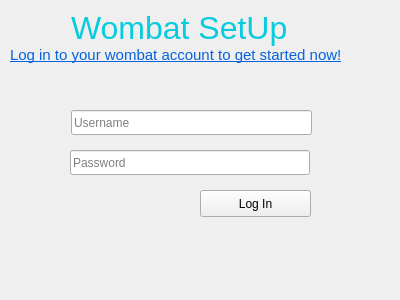
<?xml version="1.0" encoding="UTF-8"?>
<ui version="4.0">
 <class>authForm</class>
 <widget class="QWidget" name="authForm">
  <property name="geometry">
   <rect>
    <x>0</x>
    <y>0</y>
    <width>400</width>
    <height>300</height>
   </rect>
  </property>
  <property name="windowTitle">
   <string>Wombat v.1 | SetUp</string>
  </property>
  <widget class="QLabel" name="label">
   <property name="geometry">
    <rect>
     <x>71</x>
     <y>10</y>
     <width>240</width>
     <height>38</height>
    </rect>
   </property>
   <property name="text">
    <string>&lt;html&gt;&lt;head/&gt;&lt;body&gt;&lt;p&gt;&lt;span style=&quot; font-size:24pt; color:#06ccde;&quot;&gt;Wombat SetUp&lt;/span&gt;&lt;/p&gt;&lt;/body&gt;&lt;/html&gt;</string>
   </property>
  </widget>
  <widget class="QLineEdit" name="username">
   <property name="geometry">
    <rect>
     <x>71</x>
     <y>110</y>
     <width>241</width>
     <height>25</height>
    </rect>
   </property>
   <property name="placeholderText">
    <string>Username</string>
   </property>
  </widget>
  <widget class="QLineEdit" name="password">
   <property name="geometry">
    <rect>
     <x>70</x>
     <y>150</y>
     <width>240</width>
     <height>25</height>
    </rect>
   </property>
   <property name="placeholderText">
    <string>Password</string>
   </property>
  </widget>
  <widget class="QPushButton" name="loginButton">
   <property name="geometry">
    <rect>
     <x>200</x>
     <y>190</y>
     <width>111</width>
     <height>27</height>
    </rect>
   </property>
   <property name="text">
    <string>Log In</string>
   </property>
  </widget>
  <widget class="QLabel" name="label_2">
   <property name="geometry">
    <rect>
     <x>10</x>
     <y>40</y>
     <width>401</width>
     <height>31</height>
    </rect>
   </property>
   <property name="text">
    <string>&lt;html&gt;&lt;head/&gt;&lt;body&gt;&lt;p&gt;&lt;span style=&quot; font-size:11pt; text-decoration: underline; color:#0563de;&quot;&gt;Log in to your wombat account to get started now!&lt;/span&gt;&lt;/p&gt;&lt;/body&gt;&lt;/html&gt;</string>
   </property>
  </widget>
 </widget>
 <resources/>
 <connections/>
</ui>
